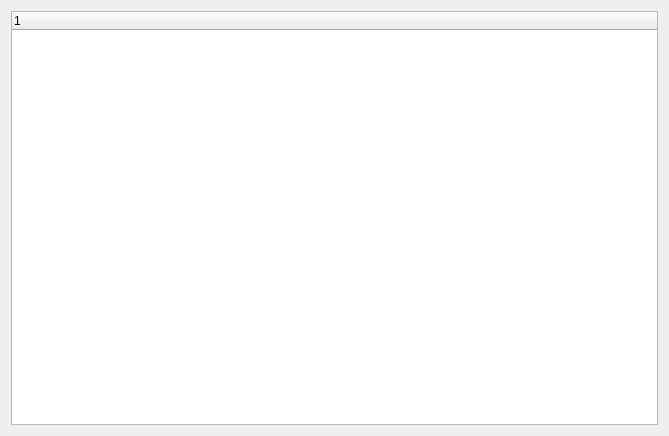
<?xml version="1.0" encoding="UTF-8"?>
<ui version="4.0">
 <class>Widget</class>
 <widget class="QWidget" name="Widget">
  <property name="geometry">
   <rect>
    <x>0</x>
    <y>0</y>
    <width>669</width>
    <height>436</height>
   </rect>
  </property>
  <property name="windowTitle">
   <string>Widget</string>
  </property>
  <layout class="QVBoxLayout" name="verticalLayout">
   <item>
    <widget class="QTreeWidget" name="treeWidget">
     <column>
      <property name="text">
       <string notr="true">1</string>
      </property>
     </column>
    </widget>
   </item>
  </layout>
 </widget>
 <layoutdefault spacing="6" margin="11"/>
 <resources/>
 <connections/>
</ui>
